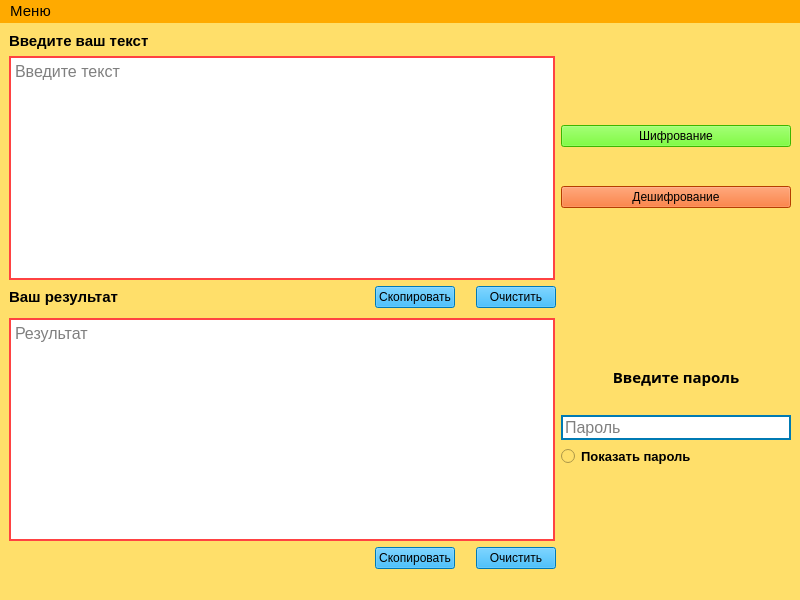
<?xml version="1.0" encoding="UTF-8"?>
<ui version="4.0">
 <class>AES_main</class>
 <widget class="QMainWindow" name="AES_main">
  <property name="geometry">
   <rect>
    <x>0</x>
    <y>0</y>
    <width>800</width>
    <height>600</height>
   </rect>
  </property>
  <property name="windowTitle">
   <string>AES cipher</string>
  </property>
  <property name="styleSheet">
   <string notr="true"> background-color: rgb(255, 223, 106);</string>
  </property>
  <widget class="QWidget" name="centralwidget">
   <layout class="QHBoxLayout" name="horizontalLayout_4">
    <item>
     <layout class="QVBoxLayout" name="verticalLayout">
      <item>
       <layout class="QHBoxLayout" name="horizontalLayout_3">
        <item>
         <widget class="QLabel" name="label_3">
          <property name="font">
           <font>
            <pointsize>11</pointsize>
            <weight>75</weight>
            <bold>true</bold>
           </font>
          </property>
          <property name="text">
           <string>Введите ваш текст</string>
          </property>
         </widget>
        </item>
       </layout>
      </item>
      <item>
       <layout class="QHBoxLayout" name="horizontalLayout_5">
        <property name="sizeConstraint">
         <enum>QLayout::SetFixedSize</enum>
        </property>
        <item>
         <widget class="QTextEdit" name="setText">
          <property name="font">
           <font>
            <pointsize>12</pointsize>
           </font>
          </property>
          <property name="layoutDirection">
           <enum>Qt::LeftToRight</enum>
          </property>
          <property name="styleSheet">
           <string notr="true">QTextEdit {
	background-color: rgb(255, 255, 255);

  border: 2px solid gray;
	border-color: rgb(255, 66, 66);

}

</string>
          </property>
          <property name="html">
           <string>&lt;!DOCTYPE HTML PUBLIC &quot;-//W3C//DTD HTML 4.0//EN&quot; &quot;http://www.w3.org/TR/REC-html40/strict.dtd&quot;&gt;
&lt;html&gt;&lt;head&gt;&lt;meta name=&quot;qrichtext&quot; content=&quot;1&quot; /&gt;&lt;style type=&quot;text/css&quot;&gt;
p, li { white-space: pre-wrap; }
&lt;/style&gt;&lt;/head&gt;&lt;body style=&quot; font-family:'MS Shell Dlg 2'; font-size:12pt; font-weight:400; font-style:normal;&quot;&gt;
&lt;p style=&quot;-qt-paragraph-type:empty; margin-top:0px; margin-bottom:0px; margin-left:0px; margin-right:0px; -qt-block-indent:0; text-indent:0px; font-size:8.25pt;&quot;&gt;&lt;br /&gt;&lt;/p&gt;&lt;/body&gt;&lt;/html&gt;</string>
          </property>
          <property name="placeholderText">
           <string>Введите текст</string>
          </property>
         </widget>
        </item>
        <item>
         <layout class="QGridLayout" name="gridLayout_7">
          <item row="4" column="0">
           <widget class="QPushButton" name="decrypt">
            <property name="sizePolicy">
             <sizepolicy hsizetype="Preferred" vsizetype="Fixed">
              <horstretch>0</horstretch>
              <verstretch>0</verstretch>
             </sizepolicy>
            </property>
            <property name="styleSheet">
             <string notr="true">QPushButton {
background-color:rgb(255, 85, 0);
font: 12pt &quot;Swis721 Hv BT&quot;;	
	
}
QPushButton:pressed {
    
	background-color: qlineargradient(spread:pad, x1:0, y1:0, x2:1, y2:0, stop:0 rgba(216, 0, 0, 255), stop:1 rgba(255, 255, 255, 255));
}</string>
            </property>
            <property name="text">
             <string>Дешифрование</string>
            </property>
           </widget>
          </item>
          <item row="3" column="0">
           <spacer name="horizontalSpacer_9">
            <property name="orientation">
             <enum>Qt::Horizontal</enum>
            </property>
            <property name="sizeType">
             <enum>QSizePolicy::Fixed</enum>
            </property>
            <property name="sizeHint" stdset="0">
             <size>
              <width>230</width>
              <height>13</height>
             </size>
            </property>
           </spacer>
          </item>
          <item row="0" column="0">
           <spacer name="verticalSpacer_5">
            <property name="orientation">
             <enum>Qt::Vertical</enum>
            </property>
            <property name="sizeType">
             <enum>QSizePolicy::Fixed</enum>
            </property>
            <property name="sizeHint" stdset="0">
             <size>
              <width>20</width>
              <height>49</height>
             </size>
            </property>
           </spacer>
          </item>
          <item row="5" column="0">
           <spacer name="verticalSpacer_3">
            <property name="orientation">
             <enum>Qt::Vertical</enum>
            </property>
            <property name="sizeType">
             <enum>QSizePolicy::Fixed</enum>
            </property>
            <property name="sizeHint" stdset="0">
             <size>
              <width>20</width>
              <height>50</height>
             </size>
            </property>
           </spacer>
          </item>
          <item row="2" column="0">
           <widget class="QPushButton" name="encrypt">
            <property name="sizePolicy">
             <sizepolicy hsizetype="Preferred" vsizetype="Fixed">
              <horstretch>0</horstretch>
              <verstretch>0</verstretch>
             </sizepolicy>
            </property>
            <property name="minimumSize">
             <size>
              <width>0</width>
              <height>0</height>
             </size>
            </property>
            <property name="styleSheet">
             <string notr="true">QPushButton {
	background-color: qconicalgradient(cx:0.5, cy:0.5, angle:0, stop:0 rgba(21, 255, 18, 206), stop:0.35 rgba(255, 188, 188, 80), stop:0.4 rgba(255, 162, 162, 80), stop:0.425 rgba(255, 132, 132, 156), stop:0.44 rgba(252, 128, 128, 80), stop:1 rgba(255, 255, 255, 0));
background-color: rgb(85, 255, 0);
	
	font: 12pt &quot;Swis721 Hv BT&quot;;
	
}
QPushButton:pressed {

	
	
	background-color: qlineargradient(spread:pad, x1:0, y1:0, x2:1, y2:0, stop:0 rgba(0, 196, 59, 255), stop:1 rgba(255, 255, 255, 255));
}</string>
            </property>
            <property name="text">
             <string>Шифрование</string>
            </property>
           </widget>
          </item>
         </layout>
        </item>
       </layout>
      </item>
      <item>
       <layout class="QHBoxLayout" name="horizontalLayout_2">
        <item>
         <widget class="QLabel" name="label">
          <property name="font">
           <font>
            <pointsize>11</pointsize>
            <weight>75</weight>
            <bold>true</bold>
           </font>
          </property>
          <property name="text">
           <string>Ваш результат</string>
          </property>
         </widget>
        </item>
        <item>
         <spacer name="horizontalSpacer_4">
          <property name="orientation">
           <enum>Qt::Horizontal</enum>
          </property>
          <property name="sizeHint" stdset="0">
           <size>
            <width>40</width>
            <height>20</height>
           </size>
          </property>
         </spacer>
        </item>
        <item>
         <widget class="QPushButton" name="Button_for_copy1">
          <property name="font">
           <font>
            <pointsize>9</pointsize>
           </font>
          </property>
          <property name="styleSheet">
           <string notr="true">background-color: rgb(0, 170, 255);</string>
          </property>
          <property name="text">
           <string>Скопировать</string>
          </property>
         </widget>
        </item>
        <item>
         <spacer name="horizontalSpacer_3">
          <property name="orientation">
           <enum>Qt::Horizontal</enum>
          </property>
          <property name="sizeType">
           <enum>QSizePolicy::Fixed</enum>
          </property>
          <property name="sizeHint" stdset="0">
           <size>
            <width>15</width>
            <height>15</height>
           </size>
          </property>
         </spacer>
        </item>
        <item>
         <widget class="QPushButton" name="Button_for_cut1">
          <property name="font">
           <font>
            <pointsize>9</pointsize>
           </font>
          </property>
          <property name="styleSheet">
           <string notr="true">background-color: rgb(0, 170, 255);</string>
          </property>
          <property name="text">
           <string>Очистить</string>
          </property>
         </widget>
        </item>
        <item>
         <spacer name="horizontalSpacer_7">
          <property name="orientation">
           <enum>Qt::Horizontal</enum>
          </property>
          <property name="sizeType">
           <enum>QSizePolicy::Fixed</enum>
          </property>
          <property name="sizeHint" stdset="0">
           <size>
            <width>235</width>
            <height>20</height>
           </size>
          </property>
         </spacer>
        </item>
       </layout>
      </item>
      <item>
       <spacer name="verticalSpacer">
        <property name="orientation">
         <enum>Qt::Vertical</enum>
        </property>
        <property name="sizeType">
         <enum>QSizePolicy::Fixed</enum>
        </property>
        <property name="sizeHint" stdset="0">
         <size>
          <width>20</width>
          <height>4</height>
         </size>
        </property>
       </spacer>
      </item>
      <item>
       <layout class="QGridLayout" name="gridLayout_3">
        <item row="0" column="0">
         <widget class="QTextEdit" name="takeText">
          <property name="font">
           <font>
            <pointsize>12</pointsize>
           </font>
          </property>
          <property name="styleSheet">
           <string notr="true">QTextEdit {
	background-color: rgb(255, 255, 255);
  qproperty-alignment: 'AlignVCenter | AlignRight';
  border: 2px solid gray;
	border-color: rgb(255, 66, 66);

}
</string>
          </property>
          <property name="readOnly">
           <bool>true</bool>
          </property>
          <property name="placeholderText">
           <string>Результат</string>
          </property>
         </widget>
        </item>
        <item row="0" column="1">
         <layout class="QHBoxLayout" name="horizontalLayout_10">
          <item>
           <layout class="QVBoxLayout" name="verticalLayout_2">
            <item>
             <spacer name="horizontalSpacer_10">
              <property name="orientation">
               <enum>Qt::Horizontal</enum>
              </property>
              <property name="sizeType">
               <enum>QSizePolicy::Fixed</enum>
              </property>
              <property name="sizeHint" stdset="0">
               <size>
                <width>230</width>
                <height>27</height>
               </size>
              </property>
             </spacer>
            </item>
            <item>
             <widget class="QLabel" name="label_2">
              <property name="font">
               <font>
                <family>Swis721 Blk BT</family>
                <pointsize>11</pointsize>
                <weight>75</weight>
                <bold>true</bold>
               </font>
              </property>
              <property name="styleSheet">
               <string notr="true">Qlabel{
font: 8pt &quot;Swis721 Hv BT&quot;;}</string>
              </property>
              <property name="text">
               <string>Введите пароль</string>
              </property>
              <property name="alignment">
               <set>Qt::AlignCenter</set>
              </property>
             </widget>
            </item>
            <item>
             <layout class="QHBoxLayout" name="horizontalLayout_11">
              <item>
               <widget class="QLineEdit" name="setPass">
                <property name="enabled">
                 <bool>true</bool>
                </property>
                <property name="sizePolicy">
                 <sizepolicy hsizetype="Minimum" vsizetype="Fixed">
                  <horstretch>0</horstretch>
                  <verstretch>0</verstretch>
                 </sizepolicy>
                </property>
                <property name="minimumSize">
                 <size>
                  <width>20</width>
                  <height>0</height>
                 </size>
                </property>
                <property name="font">
                 <font>
                  <pointsize>12</pointsize>
                 </font>
                </property>
                <property name="styleSheet">
                 <string notr="true">QLineEdit {
	background-color: rgb(255, 255, 255);

  border: 2px solid gray;
	border-color: rgb(0, 122, 179);


}
</string>
                </property>
                <property name="inputMethodHints">
                 <set>Qt::ImhHiddenText|Qt::ImhMultiLine|Qt::ImhNoAutoUppercase|Qt::ImhNoPredictiveText|Qt::ImhSensitiveData</set>
                </property>
                <property name="text">
                 <string/>
                </property>
                <property name="frame">
                 <bool>true</bool>
                </property>
                <property name="echoMode">
                 <enum>QLineEdit::Password</enum>
                </property>
                <property name="alignment">
                 <set>Qt::AlignLeading|Qt::AlignLeft|Qt::AlignVCenter</set>
                </property>
                <property name="placeholderText">
                 <string>Пароль</string>
                </property>
               </widget>
              </item>
             </layout>
            </item>
            <item>
             <layout class="QHBoxLayout" name="horizontalLayout_14">
              <item>
               <spacer name="horizontalSpacer_11">
                <property name="orientation">
                 <enum>Qt::Horizontal</enum>
                </property>
                <property name="sizeType">
                 <enum>QSizePolicy::Fixed</enum>
                </property>
                <property name="sizeHint" stdset="0">
                 <size>
                  <width>0</width>
                  <height>20</height>
                 </size>
                </property>
               </spacer>
              </item>
              <item>
               <widget class="QRadioButton" name="showPass">
                <property name="font">
                 <font>
                  <pointsize>10</pointsize>
                  <weight>75</weight>
                  <bold>true</bold>
                 </font>
                </property>
                <property name="inputMethodHints">
                 <set>Qt::ImhDate</set>
                </property>
                <property name="text">
                 <string>Показать пароль</string>
                </property>
                <property name="iconSize">
                 <size>
                  <width>16</width>
                  <height>16</height>
                 </size>
                </property>
                <property name="checked">
                 <bool>false</bool>
                </property>
                <property name="autoRepeat">
                 <bool>false</bool>
                </property>
                <property name="autoExclusive">
                 <bool>true</bool>
                </property>
               </widget>
              </item>
             </layout>
            </item>
            <item>
             <spacer name="verticalSpacer_2">
              <property name="orientation">
               <enum>Qt::Vertical</enum>
              </property>
              <property name="sizeType">
               <enum>QSizePolicy::Fixed</enum>
              </property>
              <property name="sizeHint" stdset="0">
               <size>
                <width>20</width>
                <height>74</height>
               </size>
              </property>
             </spacer>
            </item>
           </layout>
          </item>
         </layout>
        </item>
       </layout>
      </item>
      <item>
       <layout class="QHBoxLayout" name="horizontalLayout_8"/>
      </item>
      <item>
       <layout class="QHBoxLayout" name="horizontalLayout">
        <item>
         <spacer name="horizontalSpacer">
          <property name="orientation">
           <enum>Qt::Horizontal</enum>
          </property>
          <property name="sizeHint" stdset="0">
           <size>
            <width>40</width>
            <height>20</height>
           </size>
          </property>
         </spacer>
        </item>
        <item>
         <widget class="QPushButton" name="Button_for_copy2">
          <property name="font">
           <font>
            <pointsize>9</pointsize>
           </font>
          </property>
          <property name="styleSheet">
           <string notr="true">background-color: rgb(0, 170, 255);</string>
          </property>
          <property name="text">
           <string>Скопировать</string>
          </property>
         </widget>
        </item>
        <item>
         <spacer name="horizontalSpacer_2">
          <property name="orientation">
           <enum>Qt::Horizontal</enum>
          </property>
          <property name="sizeType">
           <enum>QSizePolicy::Fixed</enum>
          </property>
          <property name="sizeHint" stdset="0">
           <size>
            <width>15</width>
            <height>15</height>
           </size>
          </property>
         </spacer>
        </item>
        <item>
         <widget class="QPushButton" name="Button_for_cut1_2">
          <property name="font">
           <font>
            <pointsize>9</pointsize>
           </font>
          </property>
          <property name="styleSheet">
           <string notr="true">background-color: rgb(0, 170, 255);</string>
          </property>
          <property name="text">
           <string>Очистить</string>
          </property>
         </widget>
        </item>
        <item>
         <spacer name="horizontalSpacer_8">
          <property name="orientation">
           <enum>Qt::Horizontal</enum>
          </property>
          <property name="sizeType">
           <enum>QSizePolicy::Fixed</enum>
          </property>
          <property name="sizeHint" stdset="0">
           <size>
            <width>235</width>
            <height>20</height>
           </size>
          </property>
         </spacer>
        </item>
       </layout>
      </item>
     </layout>
    </item>
   </layout>
  </widget>
  <widget class="QMenuBar" name="menubar">
   <property name="geometry">
    <rect>
     <x>0</x>
     <y>0</y>
     <width>800</width>
     <height>26</height>
    </rect>
   </property>
   <property name="font">
    <font>
     <pointsize>11</pointsize>
    </font>
   </property>
   <property name="styleSheet">
    <string notr="true">background-color: rgb(255, 170, 0);</string>
   </property>
   <widget class="QMenu" name="menu">
    <property name="font">
     <font>
      <pointsize>11</pointsize>
     </font>
    </property>
    <property name="styleSheet">
     <string notr="true">border-style: solid;
                             border-width: 1px;
                            border-color: black;</string>
    </property>
    <property name="title">
     <string>Меню</string>
    </property>
    <widget class="QMenu" name="menu_2">
     <property name="font">
      <font>
       <pointsize>11</pointsize>
      </font>
     </property>
     <property name="styleSheet">
      <string notr="true">border-style: solid;
                             border-width: 1px;
                            border-color: black;</string>
     </property>
     <property name="title">
      <string>Сохранить файл</string>
     </property>
     <addaction name="save_text"/>
     <addaction name="save_result"/>
    </widget>
    <addaction name="menu_2"/>
    <addaction name="Load"/>
    <addaction name="separator"/>
    <addaction name="help"/>
    <addaction name="Quit"/>
   </widget>
   <addaction name="menu"/>
  </widget>
  <widget class="QStatusBar" name="statusbar"/>
  <action name="Load">
   <property name="text">
    <string>Загрузить файл</string>
   </property>
  </action>
  <action name="help">
   <property name="text">
    <string>Помощь</string>
   </property>
  </action>
  <action name="Quit">
   <property name="text">
    <string>Выход</string>
   </property>
  </action>
  <action name="save_result">
   <property name="text">
    <string>Сохранить результат</string>
   </property>
  </action>
  <action name="save_text">
   <property name="text">
    <string>Сохранить введенный текст</string>
   </property>
  </action>
 </widget>
 <resources/>
 <connections/>
</ui>
